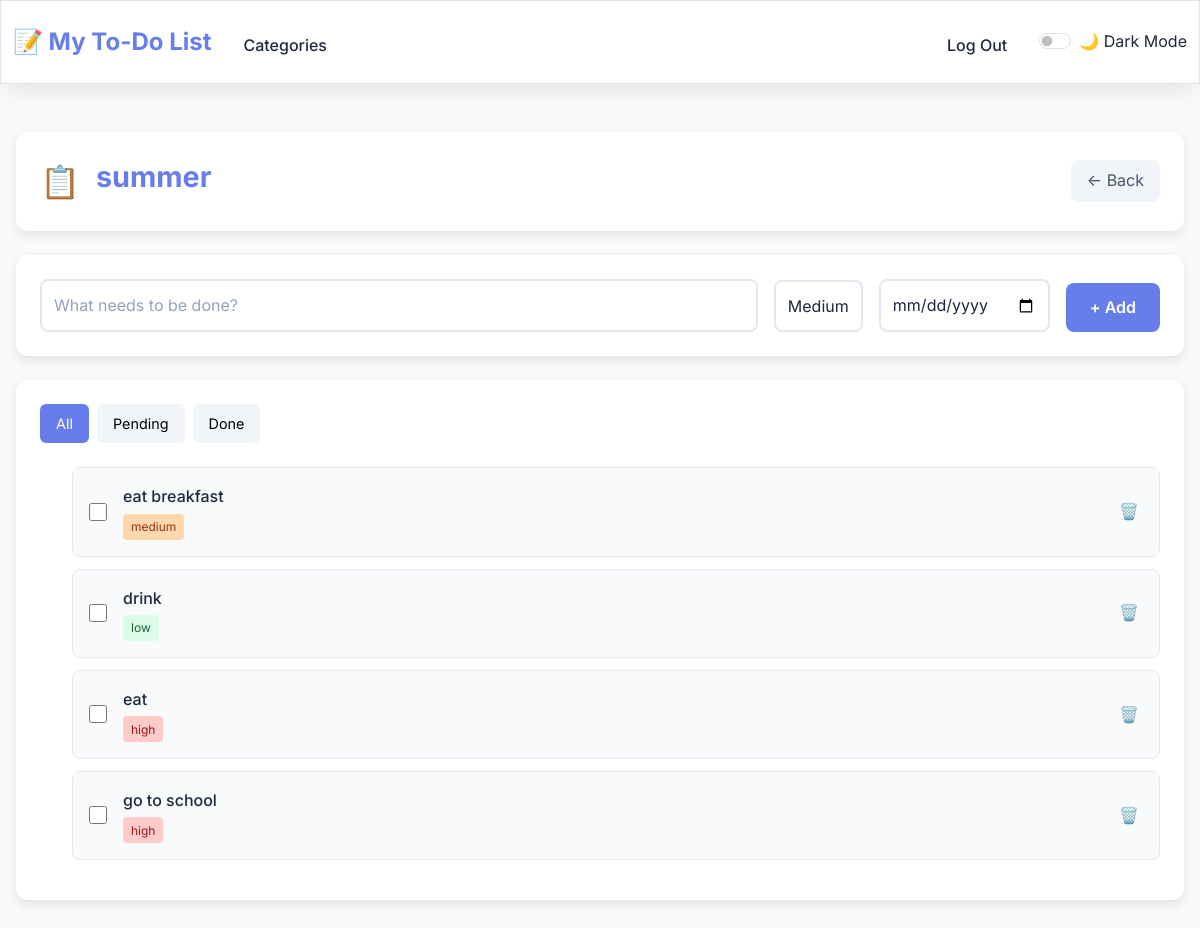
Screenshot of /category/12 (signed in) with the database file from the repository.
### tables this page shows
CREATE TABLE categories (
    id INTEGER PRIMARY KEY AUTOINCREMENT,
    user_id INTEGER NOT NULL,
    name TEXT NOT NULL,
    color TEXT DEFAULT '#667eea',
    icon TEXT DEFAULT '📋',
    created_at DATETIME DEFAULT CURRENT_TIMESTAMP, status TEXT NOT NULL DEFAULT 'Not started',
    FOREIGN KEY (user_id) REFERENCES users (id),
    UNIQUE(user_id, name)
);

CREATE TABLE tasks (
    id INTEGER PRIMARY KEY AUTOINCREMENT,
    user_id INTEGER NOT NULL,
    category_id INTEGER NOT NULL,
    description TEXT NOT NULL,
    completed INTEGER DEFAULT 0,
    priority TEXT DEFAULT 'medium' CHECK (priority IN ('low', 'medium', 'high')),
    due_date DATE,
    created_at DATETIME DEFAULT CURRENT_TIMESTAMP,
    completed_at DATETIME,
    FOREIGN KEY (user_id) REFERENCES users (id),
    FOREIGN KEY (category_id) REFERENCES categories (id) ON DELETE CASCADE
);

### app.py (the view)
@app.route("/category/<int:category_id>", methods=["GET"])
@login_required
def category_tasks(category_id):
    tasks = db.execute("""
        SELECT id, description, completed, priority, due_date, created_at
        FROM tasks
        WHERE user_id = ? AND category_id = ?
        ORDER BY
            CASE WHEN due_date IS NOT NULL THEN 0 ELSE 1 END,
            due_date ASC,
            priority DESC,
            created_at DESC
    """, session["user_id"], category_id)
    category = db.execute("SELECT name, color, icon FROM categories WHERE id = ? AND user_id = ?",
                         category_id, session["user_id"])
    if not category:
        return apology("Category not found", 404)
    for task in tasks:
        if task['due_date']:
            due_date = datetime.strptime(task['due_date'], '%Y-%m-%d').date()
            today = date.today()
            days_diff = (due_date - today).days
            if days_diff < 0:
                task['due_status'] = 'overdue'
                task['due_text'] = f"{abs(days_diff)} days overdue"
            elif days_diff == 0:
                task['due_status'] = 'today'
                task['due_text'] = 'Due today'
            elif days_diff == 1:
                task['due_status'] = 'tomorrow'
                task['due_text'] = 'Due tomorrow'
            else:
                task['due_status'] = 'upcoming'
                task['due_text'] = f"Due in {days_diff} days"
        else:
            task['due_status'] = 'none'
            task['due_text'] = ''
    return render_template("task.html",
                         tasks=tasks,
                         category=category[0],
                         category_id=category_id)

### app.py (called while the page is built)
@app.after_request
def after_request(response):
    response.headers["Cache-Control"] = "no-cache, no-store, must-revalidate"
    response.headers["Expires"] = 0
    response.headers["Pragma"] = "no-cache"
    return response

### helpers.py (called while the page is built)
def login_required(f):
    @wraps(f)
    def decorated_function(*args, **kwargs):
        if session.get("user_id") is None:
            return redirect("/login")
        return f(*args, **kwargs)
    return decorated_function

### templates/task.html (shortened to what this page needs)
{% extends "layout.html" %}
{% block body %}
<div class="header">
    <div class="category-info">
        <span class="category-icon">{{ category.icon or '📋' }}</span>
        <h1 class="category-name">{{ category.name }}</h1>
    </div>
    <a href="/" class="back-btn">← Back</a>
</div>
<div class="add-task-section">
    <form id="task-form" class="task-form">
        <input type="text" name="task_name" id="task_name" class="form-input" placeholder="What needs to be done?" required>
        <select name="priority" class="form-select">
            <option value="medium" selected>Medium</option>
        </select>
        <input type="date" name="due_date" class="form-input">
        <button type="submit" class="add-btn">+ Add</button>
    </form>
</div>
<div class="tasks-section">
    <div class="filter-tabs">
        <button class="filter-tab active" data-filter="all">All</button>
        <button class="filter-tab" data-filter="pending">Pending</button>
        <button class="filter-tab" data-filter="completed">Done</button>
    </div>
    <ul id="task-list" class="task-list">
        {% for task in tasks %}
        <li class="task-item {{ 'completed' if task.completed }} {{ task.due_status or '' }}" data-task-id="{{ task.id }}">
            <input type="checkbox" class="task-checkbox" {{ 'checked' if task.completed }}>
            <div class="task-info">
                <div class="task-description">{{ task.description }}</div>
                <div class="task-meta">
                    <span class="priority-{{ task.priority or 'medium' }}">{{ task.priority or 'medium' }}</span>
                </div>
            </div>
            <button class="delete-task-btn" onclick="deleteTask({{ task.id }})">🗑️</button>
        </li>
        {% endfor %}
    </ul>
</div>
{% endblock %}

### static/styles.css (style rules this page uses)
:root { --primary: #667eea; --primary-dark: #5a6fd8; --secondary: #764ba2; --success: #10b981; --warning: #f59e0b; --danger: #ef4444; --info: #3b82f6; --bg-primary: #f8fafc; --bg-secondary: #ffffff; --bg-tertiary: #f1f5f9; --text-primary: #1e293b; --text-secondary: #64748b; --text-muted: #94a3b8; --border: #e2e8f0; --border-focus: #cbd5e1; --shadow: 0 10px 25px -5px rgba(0, 0, 0, 0.1); --shadow-lg: 0 20px 40px -12px rgba(0, 0, 0, 0.15); --shadow-xl: 0 25px 50px -12px rgba(0, 0, 0, 0.25); --transition: all 0.2s cubic-bezier(0.4, 0, 0.2, 1); --transition-slow: all 0.3s cubic-bezier(0.4, 0, 0.2, 1); }
* { margin: 0; padding: 0; box-sizing: border-box; }
body { font-family: 'Inter', -apple-system, BlinkMacSystemFont, 'Segoe UI', Roboto, sans-serif; background: var(--bg-primary); color: var(--text-primary); line-height: 1.6; transition: var(--transition); min-height: 100vh; }
h1, h2, h3, h4, h5, h6 { font-weight: 600; line-height: 1.2; margin-bottom: 0.5rem; }
h1 { font-size: 2.5rem; }
form .btn, form button, form input[type="submit"] { margin: 0 auto; display: flex !important; justify-content: center; }
.form-input, .form-select, .form-textarea { width: 100%; padding: 0.75rem 1rem; border: 2px solid var(--border); border-radius: 12px; font-size: 1rem; background: var(--bg-secondary); color: var(--text-primary); transition: var(--transition); }
.form-input::placeholder { color: var(--text-muted); }

### rows the page displays
categories: icon "📋", name "summer"
tasks: description "eat breakfast", priority "medium"
tasks: description "drink", priority "low"
tasks: description "eat", priority "high"
tasks: description "go to school", priority "high"
